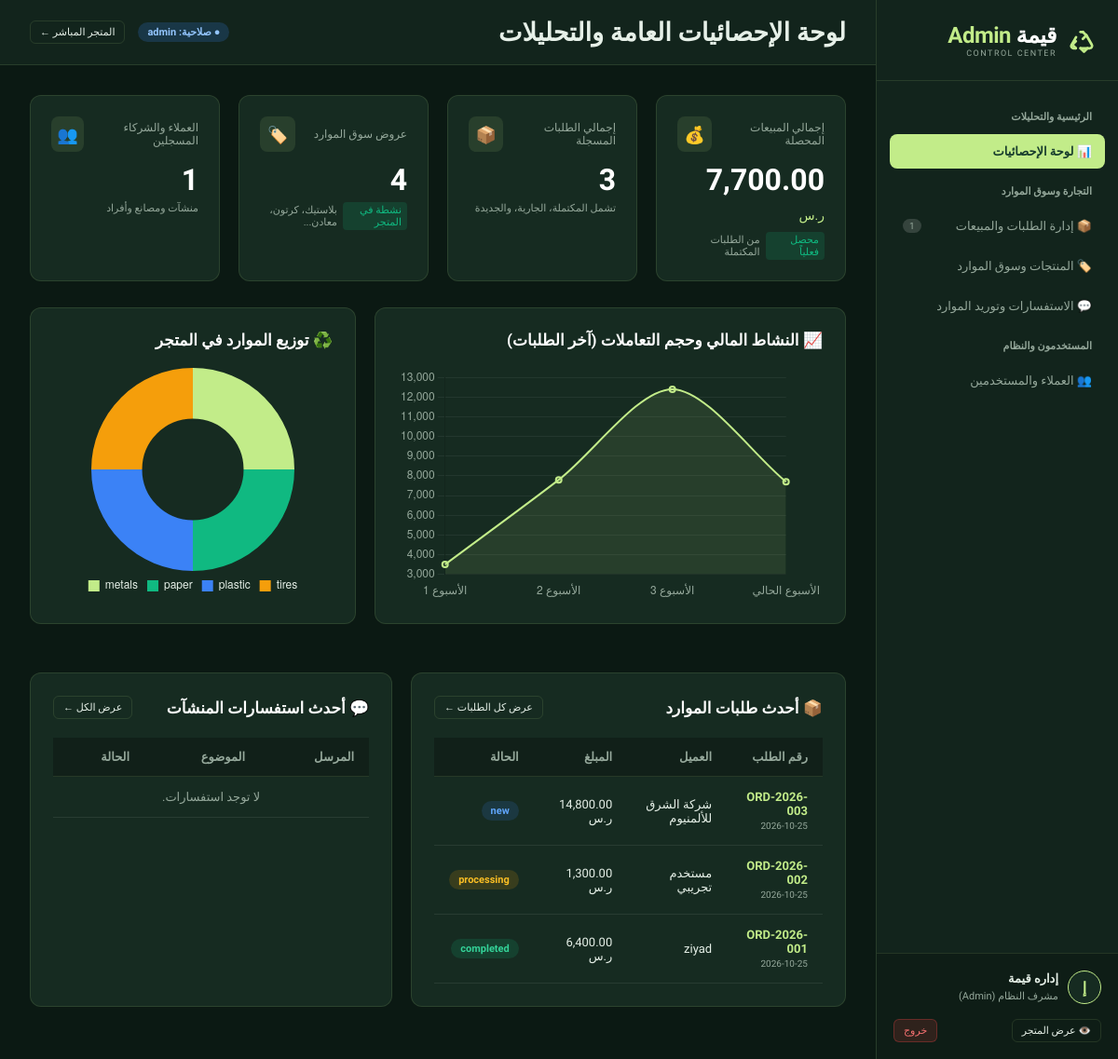
Page /admin/index.php (signed in) on the committed database.
### tables this page shows
CREATE TABLE IF NOT EXISTS `orders` (
  `id` INT AUTO_INCREMENT PRIMARY KEY,
  `order_number` VARCHAR(50) NOT NULL UNIQUE,
  `user_id` INT NULL,
  `customer_name` VARCHAR(191) NOT NULL,
  `customer_email` VARCHAR(191) NOT NULL,
  `customer_phone` VARCHAR(50) NOT NULL,
  `total_amount` DECIMAL(10,2) NOT NULL DEFAULT 0.00,
  `payment_status` ENUM('unpaid', 'paid', 'refunded') DEFAULT 'unpaid',
  `order_status` ENUM('new', 'processing', 'completed', 'cancelled') DEFAULT 'new',
  `notes` TEXT NULL,
  `created_at` TIMESTAMP DEFAULT CURRENT_TIMESTAMP,
  `updated_at` TIMESTAMP DEFAULT CURRENT_TIMESTAMP ON UPDATE CURRENT_TIMESTAMP,
  INDEX (`user_id`),
  INDEX (`order_status`)
);

### config.php (called while the page is built, shortened)
<?php
function e($value): string {
    return htmlspecialchars((string)$value, ENT_QUOTES, 'UTF-8');
}

### admin/index.php (the view, shortened to what this page needs)
<?php
require_once __DIR__ . '/includes/header.php';
$totalRevenue = (float)$db->query("SELECT COALESCE(SUM(total_amount), 0) FROM orders WHERE payment_status = 'paid'")->fetchColumn();
$totalOrders = (int)$db->query("SELECT COUNT(*) FROM orders")->fetchColumn();
$totalProducts = (int)$db->query("SELECT COUNT(*) FROM products")->fetchColumn();
$totalCustomers = (int)$db->query("SELECT COUNT(*) FROM users WHERE role IN ('member', 'user')")->fetchColumn();
$recentOrders = $db->query("SELECT * FROM orders ORDER BY id DESC LIMIT 5")->fetchAll();
$recentInquiries = $db->query("SELECT * FROM inquiries ORDER BY id DESC LIMIT 5")->fetchAll();
$categoryStats = $db->query("SELECT category, COUNT(*) as count FROM products GROUP BY category")->fetchAll();
?>
<div class="admin-grid-4">
    <div class="kpi-card">
        <div class="kpi-head">
            <span class="kpi-title">إجمالي المبيعات المحصلة</span>
            <div class="kpi-icon">💰</div>
        </div>
        <div class="kpi-value"><?= number_format($totalRevenue, 2) ?> <small style="font-size:14px; font-weight:normal; color:var(--admin-primary);">ر.س</small></div>
        <div class="kpi-sub">
            <span class="kpi-badge">محصل فعلياً</span>
            <span>من الطلبات المكتملة</span>
        </div>
    </div>
    <div class="kpi-card">
        <div class="kpi-head">
            <span class="kpi-title">إجمالي الطلبات المسجلة</span>
            <div class="kpi-icon">📦</div>
        </div>
        <div class="kpi-value"><?= $totalOrders ?></div>
        <div class="kpi-sub">
            <span>تشمل المكتملة، الجارية، والجديدة</span>
        </div>
    </div>
    <div class="kpi-card">
        <div class="kpi-head">
            <span class="kpi-title">عروض سوق الموارد</span>
            <div class="kpi-icon">🏷️</div>
        </div>
        <div class="kpi-value"><?= $totalProducts ?></div>
        <div class="kpi-sub">
            <span class="kpi-badge">نشطة في المتجر</span>
            <span>بلاستيك، كرتون، معادن...</span>
        </div>
    </div>
    <div class="kpi-card">
        <div class="kpi-head">
            <span class="kpi-title">العملاء والشركاء المسجلين</span>
            <div class="kpi-icon">👥</div>
        </div>
        <div class="kpi-value"><?= $totalCustomers ?></div>
        <div class="kpi-sub">
            <span>منشآت ومصانع وأفراد</span>
        </div>
    </div>
</div>
<div style="display:grid; grid-template-columns: 2fr 1fr; gap:20px; margin-bottom:28px;">
    <div class="admin-card">
        <div class="card-header-row">
            <h3>📈 النشاط المالي وحجم التعاملات (آخر الطلبات)</h3>
        </div>
        <div style="height: 250px;">
            <canvas id="revenueChart"></canvas>
        </div>
    </div>
    <div class="admin-card">
        <div class="card-header-row">
            <h3>♻️ توزيع الموارد في المتجر</h3>
        </div>
        <div style="height: 250px; display:flex; justify-content:center; align-items:center;">
            <canvas id="categoryChart"></canvas>
        </div>
    </div>
</div>
<div style="display:grid; grid-template-columns: 1.2fr 1fr; gap:20px;">
    <div class="admin-card">
        <div class="card-header-row">
            <h3>📦 أحدث طلبات الموارد</h3>
            <a href="<?= BASE_URL ?>/admin/orders.php" class="btn btn-outline btn-sm">عرض كل الطلبات &larr;</a>
        </div>
        <div class="table-responsive">
            <table class="admin-table">
                <thead>
                    <tr>
                        <th>رقم الطلب</th>
                        <th>العميل</th>
                        <th>المبلغ</th>
                        <th>الحالة</th>
                    </tr>
                </thead>
                <tbody>
                    <?php if (empty($recentOrders)): ?>
                        <tr><td colspan="4" style="text-align:center; color:var(--admin-text-muted);">لا توجد طلبات حتى الآن.</td></tr>
                    <?php else: ?>
                        <?php foreach ($recentOrders as $ord): ?>
                            <tr>
                                <td>
                                    <strong style="color:var(--admin-primary);"><?= e($ord['order_number']) ?></strong><br>
                                    <small style="color:var(--admin-text-muted); font-size:10px;"><?= e(substr($ord['created_at'], 0, 10)) ?></small>
                                </td>
                                <td><?= e($ord['customer_name']) ?></td>
                                <td><?= number_format($ord['total_amount'], 2) ?> ر.س</td>
                                <td>
                                    <span class="status-pill <?= e($ord['order_status']) ?>">
                                        <?= e($ord['order_status']) ?>
                                    </span>
                                </td>
                            </tr>
                        <?php endforeach; ?>
                    <?php endif; ?>
                </tbody>
            </table>
        </div>
    </div>
    <div class="admin-card">
        <div class="card-header-row">
            <h3>💬 أحدث استفسارات المنشآت</h3>
            <a href="<?= BASE_URL ?>/admin/inquiries.php" class="btn btn-outline btn-sm">عرض الكل &larr;</a>
        </div>
        <div class="table-responsive">
            <table class="admin-table">
                <thead>
                    <tr>
                        <th>المرسل</th>
                        <th>الموضوع</th>
                        <th>الحالة</th>
                    </tr>
                </thead>
                <tbody>
                    <?php if (empty($recentInquiries)): ?>
                        <tr><td colspan="3" style="text-align:center; color:var(--admin-text-muted);">لا توجد استفسارات.</td></tr>
                    <?php endif; ?>
                </tbody>
            </table>
        </div>
    </div>
</div>
<script>
    // رسم بياني للتعاملات المالية
    const revCtx = document.getElementById('revenueChart').getContext('2d');
    new Chart(revCtx, {
        type: 'line',
        data: {
            labels: ['الأسبوع 1', 'الأسبوع 2', 'الأسبوع 3', 'الأسبوع الحالي'],
            datasets: [{
                label: 'حجم التعاملات (ر.س)',
                data: [3500, 7800, 12400, <?= (int)$totalRevenue ?>],
                borderColor: '#c2ec89',
                backgroundColor: 'rgba(194, 236, 137, 0.1)',
                tension: 0.3,
                fill: true,
                borderWidth: 2
            }]
        },
        options: {
            responsive: true,
            maintainAspectRatio: false,
            plugins: { legend: { display: false } },
            scales: {
                y: { grid: { color: 'rgba(255,255,255,0.06)' }, ticks: { color: '#95a89b' } },
                x: { grid: { display: false }, ticks: { color: '#95a89b' } }
            }
        }
    });
    // رسم بياني لتوزيع المواد
    const catCtx = document.getElementById('categoryChart').getContext('2d');
    const catLabels = <?= json_encode(array_column($categoryStats, 'category')) ?>;
    const catCounts = <?= json_encode(array_column($categoryStats, 'count')) ?>;
    new Chart(catCtx, {
        type: 'doughnut',
        data: {
            labels: catLabels.length ? catLabels : ['بلاستيك', 'معادن', 'ورق', 'إطارات'],
            datasets: [{
                data: catCounts.length ? catCounts : [3, 2, 2, 1],
                backgroundColor: ['#c2ec89', '#10b981', '#3b82f6', '#f59e0b', '#8b5cf6'],
                borderWidth: 0
            }]
        },
        options: {
            responsive: true,
            maintainAspectRatio: false,
            plugins: {
                legend: { position: 'bottom', labels: { color: '#e6f0e8', boxWidth: 12 } }
            }
        }
    });
</script>
<?php require_once __DIR__ . '/includes/footer.php'; ?>

### admin/assets/css/admin.css (style rules this page uses)
:root { --admin-bg: #0b1913; --admin-surface: #12241c; --admin-card: #162b21; --admin-card-hover: #1c3629; --admin-border: rgba(194, 236, 137, 0.12); --admin-border-light: rgba(255, 255, 255, 0.08); --admin-primary: #c2ec89; --admin-primary-dark: #173c2d; --admin-accent: #688b50; --admin-text: #e6f0e8; --admin-text-muted: #95a89b; --admin-danger: #ef4444; --admin-warning: #f59e0b; --admin-success: #10b981; --admin-info: #3b82f6; --sidebar-w: 260px; }
* { box-sizing: border-box; margin: 0; padding: 0; }
body { font-family: 'IBM Plex Sans Arabic', sans-serif; background: var(--admin-bg); color: var(--admin-text); direction: rtl; min-height: 100vh; display: flex; }
a { color: inherit; text-decoration: none; }
.admin-grid-4 { display: grid; grid-template-columns: repeat(4, 1fr); gap: 20px; margin-bottom: 28px; }
.kpi-card { background: var(--admin-card); border: 1px solid var(--admin-border); border-radius: 12px; padding: 22px; position: relative; overflow: hidden; transition: transform 0.2s, border-color 0.2s; }
.kpi-head { display: flex; justify-content: space-between; align-items: center; margin-bottom: 14px; }
.kpi-title { font-size: 12px; color: var(--admin-text-muted); font-weight: 500; }
.kpi-icon { width: 38px; height: 38px; border-radius: 8px; background: rgba(194, 236, 137, 0.1); color: var(--admin-primary); display: grid; place-items: center; font-size: 18px; }
.kpi-value { font-size: 32px; font-weight: 700; color: white; line-height: 1; margin-bottom: 8px; }
.kpi-sub { font-size: 11px; color: var(--admin-text-muted); display: flex; align-items: center; gap: 6px; }
.kpi-badge { font-size: 11px; padding: 2px 6px; border-radius: 4px; background: rgba(16, 185, 129, 0.15); color: var(--admin-success); }
.admin-card { background: var(--admin-card); border: 1px solid var(--admin-border); border-radius: 12px; padding: 24px; margin-bottom: 24px; }
.card-header-row { display: flex; justify-content: space-between; align-items: center; margin-bottom: 20px; gap: 16px; flex-wrap: wrap; }
.card-header-row h3 { font-size: 17px; font-weight: 600; color: white; }
.table-responsive { width: 100%; overflow-x: auto; }
.admin-table { width: 100%; border-collapse: separate; border-spacing: 0; font-size: 13px; }
.admin-table th { background: rgba(0, 0, 0, 0.25); color: var(--admin-text-muted); font-weight: 600; padding: 13px 16px; text-align: right; border-bottom: 1px solid var(--admin-border); white-space: nowrap; }
.admin-table td { padding: 14px 16px; border-bottom: 1px solid var(--admin-border-light); color: var(--admin-text); vertical-align: middle; }
.status-pill { display: inline-flex; align-items: center; gap: 6px; padding: 4px 10px; border-radius: 20px; font-size: 11px; font-weight: 600; }
.status-pill.new { background: rgba(59, 130, 246, 0.15); color: #60a5fa; }
.status-pill.processing { background: rgba(245, 158, 11, 0.15); color: #fbbf24; }
.status-pill.completed, .status-pill.paid { background: rgba(16, 185, 129, 0.15); color: #34d399; }
.btn { display: inline-flex; align-items: center; gap: 8px; padding: 9px 18px; border-radius: 8px; font-size: 13px; font-weight: 500; cursor: pointer; border: 1px solid transparent; transition: all 0.2s; }
.btn-outline { background: transparent; border-color: var(--admin-border); color: var(--admin-text); }
.btn-sm { padding: 5px 10px; font-size: 11px; border-radius: 6px; }

### rows in the picture
orders: order_number "ORD-2026-003", created_at "2026-10-25", customer_name "شركة الشرق للألمنيوم", total_amount "14,800.00", order_status "new"
orders: order_number "ORD-2026-002", created_at "2026-10-25", customer_name "مستخدم تجريبي", total_amount "1,300.00", order_status "processing"
orders: order_number "ORD-2026-001", created_at "2026-10-25", customer_name "ziyad", total_amount "6,400.00", order_status "completed"

### other values in the picture
$newOrdersCount "1"
mb_substr($user['name'], 0, 1) "إ"
$user['name'] "إداره قيمة"
$adminTitle "لوحة الإحصائيات العامة والتحليلات"
$user['role'] "admin"
$totalRevenue "7,700.00"
$totalOrders "3"
$totalProducts "4"
$totalCustomers "1"
chart data {{ $totalRevenue }} 7700
chart data {{ json_encode(array_column($categoryStats, 'category')) }} ["metals","paper","plastic","tires"]
chart data {{ json_encode(array_column($categoryStats, 'count')) }} [1,1,1,1]
